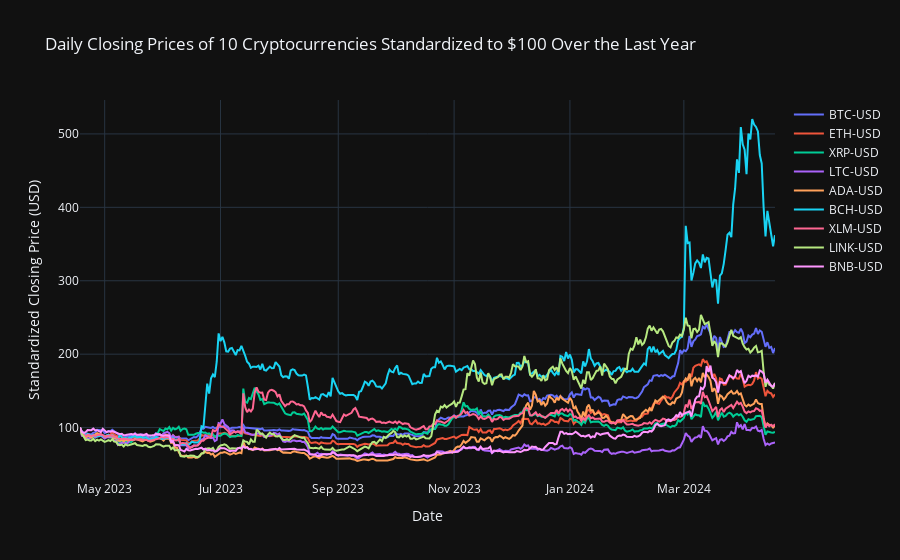

The notebook cell this image was saved under:
### Code cell
import yfinance as yf
import plotly.graph_objects as go
import warnings

# Suppress future warnings
warnings.simplefilter(action='ignore', category=FutureWarning)

# List of cryptocurrency symbols in Yahoo Finance format
cryptos = ['BTC-USD', 'ETH-USD', 'XRP-USD', 'LTC-USD', 'ADA-USD', 
           'XLM-USD', 'LINK-USD', 'BNB-USD']

# Fetch historical data for a longer period
data_frames = {crypto: yf.Ticker(crypto).history(period="1y", interval="1d") for crypto in cryptos}

# Standardize the initial price to $100
for crypto, df in data_frames.items():
    if not df.empty:
        initial_price = df['Close'].iloc[0]
        if initial_price != 0:
            scale_factor = 100 / initial_price
            df['Scaled Close'] = df['Close'] * scale_factor
        else:
            df['Scaled Close'] = df['Close']  # handle case where initial price is 0
    else:
        print(f"No data available for {crypto}")

# Plotting
fig = go.Figure()
for crypto, df in data_frames.items():
    if not df.empty and 'Scaled Close' in df.columns:
        fig.add_trace(go.Scatter(x=df.index, y=df['Scaled Close'], mode='lines', name=crypto))

fig.update_layout(
    title='Daily Closing Prices of 10 Cryptocurrencies Standardized to $100 Over the Last Year',
    xaxis_title='Date',
    yaxis_title='Standardized Closing Price (USD)',
    template='plotly_dark'
)

fig.show()

### Figure 1 — Plotly figure (JSON) as saved in the notebook; plotly's stock layout.template omitted (floating-point values rounded to 4 significant figures; data arrays with more than 128 entries replaced by an {"elided": "..."} marker saying what was removed)
{"data": [{"mode": "lines", "name": "BTC-USD", "type": "scatter", "x": {"elided": "367 str values"}, "y": {"elided": "367 float values"}}, {"mode": "lines", "name": "ETH-USD", "type": "scatter", "x": {"elided": "367 str values"}, "y": {"elided": "367 float values"}}, {"mode": "lines", "name": "XRP-USD", "type": "scatter", "x": {"elided": "367 str values"}, "y": {"elided": "367 float values"}}, {"mode": "lines", "name": "LTC-USD", "type": "scatter", "x": {"elided": "367 str values"}, "y": {"elided": "367 float values"}}, {"mode": "lines", "name": "ADA-USD", "type": "scatter", "x": {"elided": "367 str values"}, "y": {"elided": "367 float values"}}, {"mode": "lines", "name": "BCH-USD", "type": "scatter", "x": {"elided": "367 str values"}, "y": {"elided": "367 float values"}}, {"mode": "lines", "name": "XLM-USD", "type": "scatter", "x": {"elided": "367 str values"}, "y": {"elided": "367 float values"}}, {"mode": "lines", "name": "LINK-USD", "type": "scatter", "x": {"elided": "367 str values"}, "y": {"elided": "367 float values"}}, {"mode": "lines", "name": "BNB-USD", "type": "scatter", "x": {"elided": "367 str values"}, "y": {"elided": "367 float values"}}], "layout": {"title": {"text": "Daily Closing Prices of 10 Cryptocurrencies Standardized to $100 Over the Last Year"}, "xaxis": {"title": {"text": "Date"}}, "yaxis": {"title": {"text": "Standardized Closing Price (USD)"}}}}
